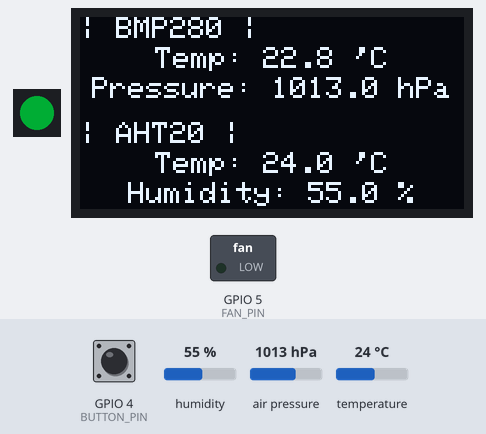
Simulated run of this program. Board: ESP32-C3. Parts: 1 RGB LEDs in strip order, left to right, 128×64 one-colour display, switched loads named in the program (green lamp = pin HIGH). Inputs (shaded band) come from the test bench; at power-on: humidity 55 %, air pressure 1013 hPa, temperature 24 °C, GPIO 4 (BUTTON_PIN) HIGH. Dim RGB values are drawn brighter than linear; what the program prints to the serial monitor is not drawn.

Above: at 2.2 s.
2.3 s: humidity set to 58 %
4.8 s: humidity set to 61 %
At 6.5 s:
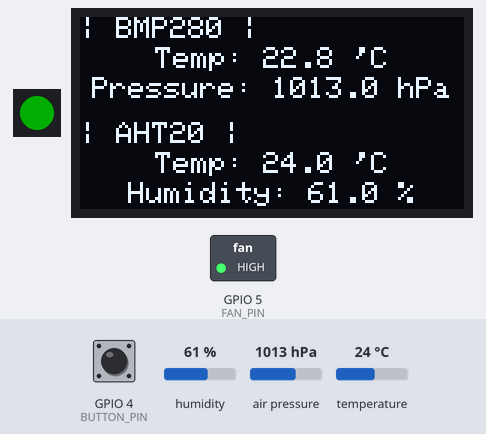
7.0 s: air pressure set to 952 hPa
At 8.8 s:
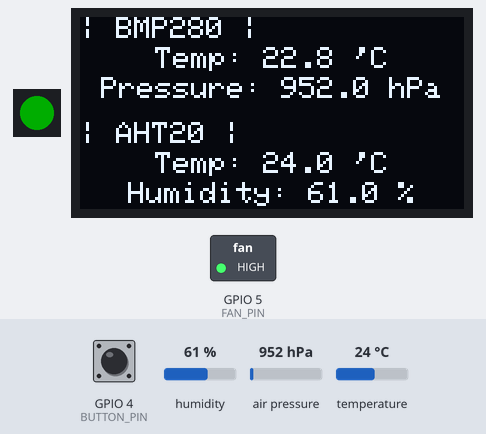
9.3 s: temperature set to 12 °C
At 11.0 s:
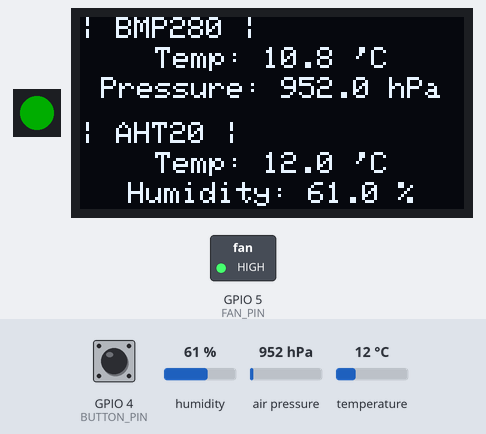
Timing chart, 0 to 12.5 s (numbered marks = the images above; inputs shaded):
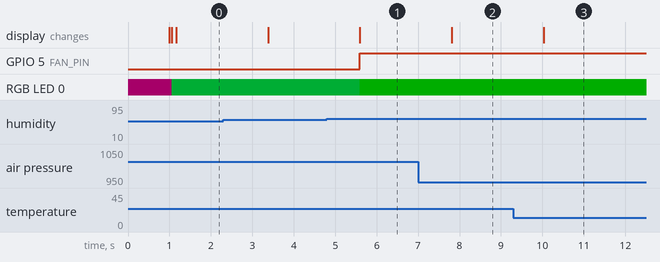

The program:

main.cpp
```cpp
// main.cpp

/*

YourProject/
├── src/
│   ├── main.cpp
│   ├── sensors.h
│   ├── sensors.cpp
│   ├── function.h
│   ├── function.cpp
│   ├── display.h
│   ├── display.cpp
│   └── calibrate.h

*/

#include <Wire.h>
#include "function.h"
#include "sensors.h"
#include "display.h"
#include "Calibrate.h"
#include <Adafruit_NeoPixel.h> // Sygnalizacja dla ESP32-C3

// Inicjalizacja czujników
Adafruit_BMP280 bmp;
Adafruit_AHTX0 aht;

// Inicjalizacja Diody GRB IC
Adafruit_NeoPixel strip(1, 10, NEO_GRB + NEO_KHZ800);

// Pins setup
#define BUTTON_PIN 4
#define FAN_PIN 5

void setup() {
  Serial.begin(115200);
  Wire.begin(7, 6); // SDA = GPIO7, SCL = GPIO6 dla ESP32-C3

  pinMode(BUTTON_PIN, INPUT_PULLUP);
  pinMode(FAN_PIN, OUTPUT);

  strip.begin();
  strip.setPixelColor(0, strip.Color(40, 0, 25));
  strip.show();
  delay(1000);

  // Inicjalizacja wyświetlacza
  initDisplay();

  // Inicjalizacja czujników
  if (!initSensors(&bmp, &aht)) {
    displayMessage("Sensor init. failed");
    while (1); // Zatrzymaj, jeśli inicjalizacja czujników się nie uda
  }

  strip.setPixelColor(0, strip.Color(0, 50, 15));
  strip.show();
}

void loop() {

  float bmpTemperature, bmpPressure;
  float ahtTemperature, ahtHumidity;

  if (readSensors(&bmp, &aht, &bmpTemperature, &bmpPressure, &ahtTemperature, &ahtHumidity)) {
    bmpTemperature += BMP_TEMPERATURE_OFFSET;
    bmpPressure += BMP_PRESSURE_OFFSET;
    ahtHumidity += AHT_HUMIDITY_OFFSET;

    updateDisplay(bmpTemperature, bmpPressure, ahtTemperature, ahtHumidity);
  }

    buttonControl();
    fanControl(ahtHumidity);
    updateFanState();


  delay(1000);
}
```

Calibrate.h
```cpp
#ifndef CALIBRATE_H
#define CALIBRATE_H

// Wartości kalibracyjne
const float BMP_TEMPERATURE_OFFSET = -1.2; // Przesunięcie temperatury BMP280
const float BMP_PRESSURE_OFFSET = 0.0;     // Przesunięcie ciśnienia BMP280
const float AHT_HUMIDITY_OFFSET = 0.0;      // Przesunięcie wilgotności AHT20


#endif // CALIBRATE_H
```

display.cpp
```cpp
#include <Wire.h>
#include "display.h"

// Inicjalizacja wyświetlacza
Adafruit_SSD1306 display(SCREEN_WIDTH, SCREEN_HEIGHT, &Wire, OLED_RESET);

bool initDisplay() {
  if (!display.begin(SSD1306_SWITCHCAPVCC, 0x3C)) {
    Serial.println(F("Błąd inicjalizacji SSD1306!"));
    return false;  // Zwracamy false w przypadku błędu
  }
  display.clearDisplay();
  display.display();
  return true;  // Zwracamy true, jeśli inicjalizacja się powiodła
}

void updateDisplay(float bmpTemperature, float bmpPressure, float ahtTemperature, float ahtHumidity) {
  display.clearDisplay();
  display.setTextSize(1);  // Rozmiar tekstu 1 (6 pikseli szerokości na znak)
  display.setTextColor(WHITE);

  // Linia 1: Nazwa czujnika BMP280
  String bmpLabel = "| BMP280 |";
  int16_t x = (128 - (bmpLabel.length() * 6)) / 2;  // Wyśrodkowanie tekstu na szerokości 128 pikseli
  display.setCursor(0, 0);  // Y = 0 (pierwsza linia)
  display.print(bmpLabel);

  // Linia 2: Temperatura BMP280
  String bmpTemp = "Temp: " + String(bmpTemperature, 1) + " 'C";
  x = (128 - (bmpTemp.length() * 6)) / 2;  // Wyśrodkowanie tekstu
  display.setCursor(x, 10);  // Y = 10 (druga linia, z odstępem)
  display.print(bmpTemp);

  // Linia 3: Ciśnienie BMP280
  String bmpPress = "Pressure: " + String(bmpPressure, 1) + " hPa";
  x = (128 - (bmpPress.length() * 6)) / 2;  // Wyśrodkowanie tekstu
  display.setCursor(x, 20);  // Y = 20 (trzecia linia)
  display.print(bmpPress);

  // Linia 4: Nazwa czujnika AHT20
  String ahtLabel = "| AHT20 |";
  x = (128 - (ahtLabel.length() * 6)) / 2;  // Wyśrodkowanie tekstu
  display.setCursor(0, 35);  // Y = 35 (czwarta linia)
  display.print(ahtLabel);

  // Linia 5: Temperatura AHT20
  String ahtTemp = "Temp: " + String(ahtTemperature, 1) + " 'C";
  x = (128 - (ahtTemp.length() * 6)) / 2;  // Wyśrodkowanie tekstu
  display.setCursor(x, 45);  // Y = 45 (piąta linia)
  display.print(ahtTemp);

  // Linia 6: Wilgotność AHT20
  String ahtHum = "Humidity: " + String(ahtHumidity, 1) + " %";
  x = (128 - (ahtHum.length() * 6)) / 2;  // Wyśrodkowanie tekstu
  display.setCursor(x, 55);  // Y = 55 (szósta linia)
  display.print(ahtHum);

  display.display();  // Wyświetlenie zaktualizowanych danych
}


void displayMessage(const char* message) {
  display.clearDisplay();
  display.setTextSize(1);
  display.setTextColor(WHITE);

  // Wysrodkowanie tekstu
  String msgString = message;
  display.setCursor((SCREEN_WIDTH - msgString.length() * 6) / 2, (SCREEN_HEIGHT - 8) / 2); // 8 to wysokość tekstu w rozmiarze 1
  display.println(msgString);
  display.display();
}
```

display.h
```cpp
#ifndef DISPLAY_H
#define DISPLAY_H

#include <Adafruit_SSD1306.h>

// Ustawienia wyświetlacza OLED
#define SCREEN_WIDTH 128
#define SCREEN_HEIGHT 64
#define OLED_RESET    -1  // Brak pinu resetującego

// Inicjalizacja wyświetlacza
extern Adafruit_SSD1306 display;

// Deklaracje funkcji
bool initDisplay();
void updateDisplay(float bmpTemperature, float bmpPressure, float ahtTemperature, float ahtHumidity);
void displayMessage(const char* message);

#endif // DISPLAY_H
```

function.cpp
```cpp
// function.cpp

#include "function.h"

// Global flag for fan state
bool fanShouldBeOn = false;
bool manualFanOverride = false;

// Global threshold for humidity
const float humidityThreshold = 60.0;

// Function to control the fan based on humidity
void fanControl(float humidity) {
  if (!manualFanOverride) {  // Tylko jeśli przycisk NIE wymusił działania
    if (humidity >= humidityThreshold) {
      fanShouldBeOn = true;
      strip.setPixelColor(0, strip.Color(50, 0, 15)); // Ustawienie  koloru
      strip.show(); // Aktualizacja diody
    } else {
      fanShouldBeOn = false;
      strip.setPixelColor(0, strip.Color(0, 50, 15)); // Ustawienie  koloru
      strip.show(); // Aktualizacja diody
    }
  }
}


// Function to handle button press logic
void buttonControl() {
  static unsigned long lastPressTime = 0;
  static bool buttonPressedLast = false;
  static unsigned long fanTurnOffTime = 0;
  const unsigned long debounceDelay = 200; // 200 ms
  const unsigned long fanOnDuration = 600000; // 10 minut

  bool buttonPressed = digitalRead(BUTTON_PIN) == LOW;

  if (buttonPressed && !buttonPressedLast && millis() - lastPressTime > debounceDelay) {
    fanShouldBeOn = true;
    manualFanOverride = true;  // Ręczna kontrola priorytetowa
    fanTurnOffTime = millis() + fanOnDuration;

    strip.setPixelColor(0, strip.Color(0, 50, 0)); // Czerwony LED
    strip.show();
    lastPressTime = millis();
  }

  if (manualFanOverride && millis() > fanTurnOffTime) {
    manualFanOverride = false;  // Koniec priorytetowego sterowania
  }

  buttonPressedLast = buttonPressed;
}


// Function to update the fan state based on the flag
void updateFanState() {
  if (fanShouldBeOn) {
    digitalWrite(FAN_PIN, HIGH);
    strip.setPixelColor(0, strip.Color(0, 50, 0)); // Czerwony LED
  } else {
    digitalWrite(FAN_PIN, LOW);
    strip.setPixelColor(0, strip.Color(0, 50, 15)); // Zielony LED
  }
  strip.show();
}
```

function.h
```cpp
// function.h

#ifndef FUNCTION_H
#define FUNCTION_H

#include <Arduino.h>
#include <Adafruit_NeoPixel.h>


// External declaration of the NeoPixel strip object
extern Adafruit_NeoPixel strip;

// Fan control pin
#define FAN_PIN 5
#define BUTTON_PIN 4  // Jeśli przycisk jest na GPIO 4

// Global variables for fan control
extern bool fanShouldBeOn;  // Flaga sterująca stanem wentylatora

// Function prototypes
void fanControl(float humidity);
void buttonControl();
void updateFanState();  // Nowa funkcja do jednolitego sterowania wentylatorem

extern bool manualFanOverride;
extern bool fanShouldBeOn;


#endif
```

sensors.cpp
```cpp
#include "sensors.h"

// Funkcja inicjalizująca czujniki
bool initSensors(Adafruit_BMP280 *bmp, Adafruit_AHTX0 *aht) {
  if (!bmp->begin(0x76) && !bmp->begin(0x77)) {
    Serial.println(F("Nie można znaleźć czujnika BMP280!"));
    return false;
  }

  if (!aht->begin()) {
    Serial.println("Nie można znaleźć czujnika AHT20!");
    return false;
  }

  Serial.println(F("Czujniki zainicjowane."));
  return true;
}

// Funkcja odczytująca dane z czujników
bool readSensors(Adafruit_BMP280 *bmp, Adafruit_AHTX0 *aht, float *bmpTemperature, float *bmpPressure, float *ahtHumidity, float *ahtTemperature) {
  *bmpTemperature = bmp->readTemperature();
  *bmpPressure = bmp->readPressure() / 100.0F;

  sensors_event_t humidity, temperature;
  aht->getEvent(&temperature, &humidity);

  // Upewnij się, że temperatura i wilgotność są poprawnie przypisane
  *ahtTemperature = temperature.temperature; // Temperatura z AHT20
  *ahtHumidity = humidity.relative_humidity; // Wilgotność z AHT20

  return true;
}
```

sensors.h
```cpp
#ifndef SENSORS_H
#define SENSORS_H

#include <Adafruit_BMP280.h>
#include <Adafruit_AHTX0.h>

// Deklaracje funkcji
bool initSensors(Adafruit_BMP280 *bmp, Adafruit_AHTX0 *aht);
bool readSensors(Adafruit_BMP280 *bmp, Adafruit_AHTX0 *aht, float *bmpTemperature, float *bmpPressure, float *ahtTemperature, float *ahtHumidity);

#endif // SENSORS_H
```

Measured:
- the behaviour switches between 59 and 60 % on humidity (found by bisection; images 0 and 1)
- after the input at 4.8 s, GPIO 5 (FAN_PIN): LOW → HIGH after 0.80 s; RGB LED 0: RGB(0, 50, 15) → RGB(0, 50, 0) after 0.80 s; the display: first changes after 0.80 s (image 1 shows a later state)
- after the input at 7.0 s, the display: changes after 0.81 s (image 2)
- after the input at 9.3 s, the display: changes after 0.73 s (image 3)
